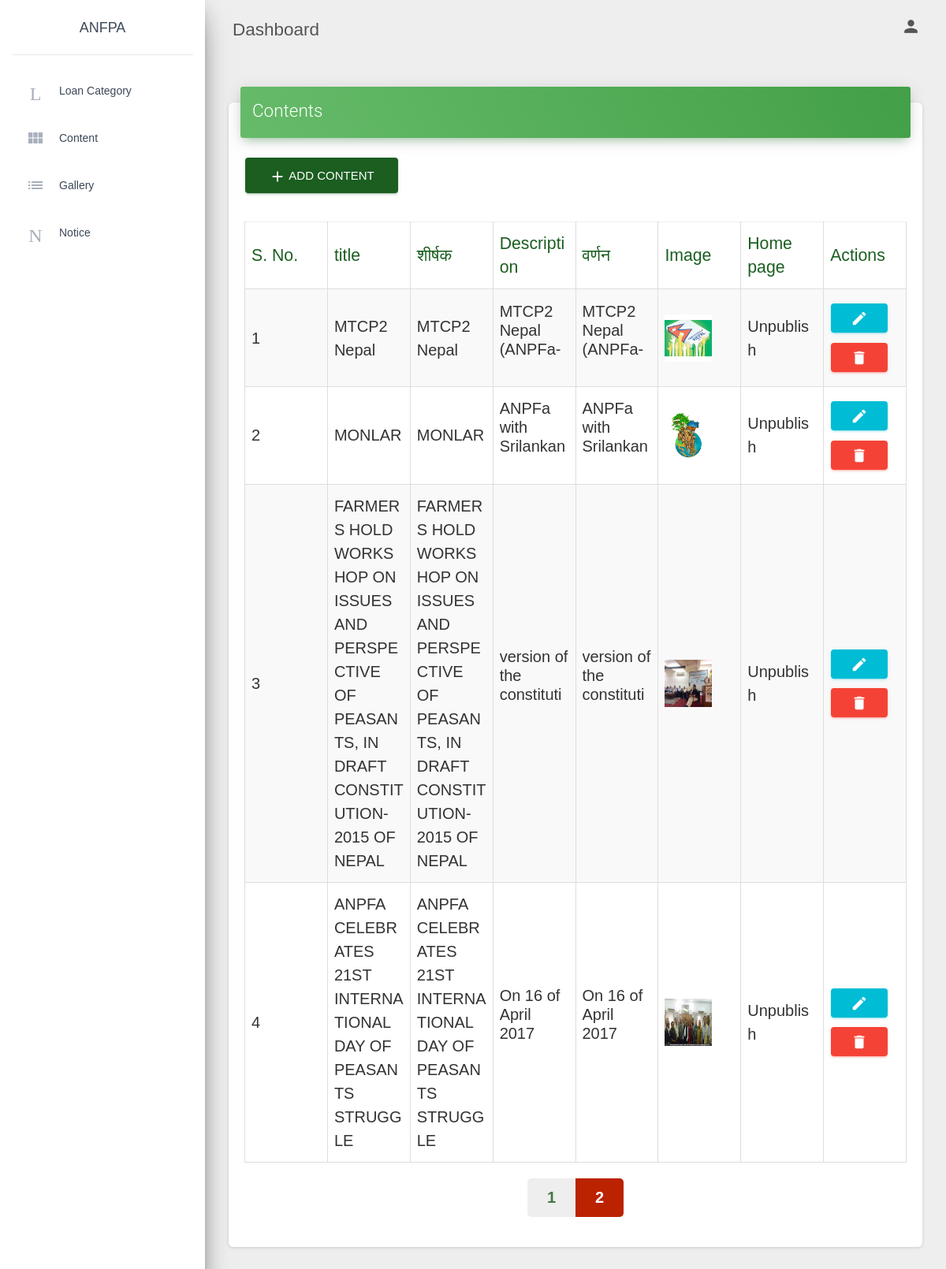
Page /admin/news.php?page=2 (signed in) on the committed database.
### tables this page shows
CREATE TABLE `content` (
  `id` int(11) NOT NULL,
  `title_eng` varchar(255) NOT NULL,
  `title_nep` varchar(255) NOT NULL,
  `desc_eng` longtext NOT NULL,
  `desc_nep` longtext NOT NULL,
  `image` varchar(255) DEFAULT NULL,
  `category` int(11) NOT NULL,
  `sub_category` int(11) DEFAULT NULL,
  `user` int(11) NOT NULL,
  `home_publish` tinyint(1) NOT NULL DEFAULT 0,
  `timestamp` datetime NOT NULL DEFAULT current_timestamp()
);

### admin/news.php (the view, shortened to what this page needs)
<?php include "header.php";
include "./db.php";
?>
<body class="">
  <div class="wrapper">
<?php include "sidebar.php"; ?>
    <div class="main-panel">
<?php include "navbar.php"; ?>
    <div class="content">
      <div class="container-fluid">
        <div class="card">
          <div class="card-header card-header-success">
            <h4 class="card-title">Contents</h4>
          </div>
          <div class="card-body">
            <a href="newnews.php">
              <button class="btn btn-primary"><i class="material-icons">add</i> Add Content</button>
            </a>
            <br><br>
             <table class="table table-striped table-bordered" style="padding: 20px 20px">
              <thead class="text-primary">
                <th>S. No.</th>
                <th>title</th>
                <th>शीर्षक</th>
                <th>Description</th>
                <th>वर्णन</th>
                <th>Image</th>
                <th>Home page</th>
                <th>Actions</th>
              </thead>
              <tbody>
              <?php
                $no_of_records_per_page = 9;
                $total_pages_sql = "SELECT * FROM content";
                $result = mysqli_query($con,$total_pages_sql);
                $total_rows = mysqli_num_rows($result);
                $total_pages = ceil($total_rows / $no_of_records_per_page);
                if(!isset($_GET['page'])){
                $page="1";
                $offset    = 0;
                }else{
                $page=$_GET['page'];
                $offset    = ($page - 1) * $no_of_records_per_page;
                }
                  $no = '1';
                  $get_content = "SELECT * FROM content order by id DESC LIMIT $offset, $no_of_records_per_page";
                          $run_content = mysqli_query($con, $get_content);
                          while ($row_content=mysqli_fetch_array($run_content)) {
                              $id= $row_content['id'];
                              $title= $row_content['title_eng'];
                              $content_title= $row_content['title_nep'];
                              $article= $row_content['desc_eng'];
                              $content_article= $row_content['desc_nep'];
                              $publish= $row_content['home_publish'];
                              $image= $row_content['image'];
                              ?>
                <tr>
                  <td><?php echo $no++; ?></td>
                  <td><?php echo $title; ?></td>
                  <td><?php echo $content_title; ?></td>
                  <td><?php echo $article; ?></td>
                  <td><?php echo $content_article; ?></td>
                  <td>
                    <img src="img/<?php echo $image;?>" width="60" height="60"/>
                  </td>
                  <?php if($publish =='1')
                  {?>
                  <td>Publish</td>
                  <?php
                } else { ?>
                    <td>Unpublish </td>
                  <?php } ?>
                  <td>
                  <a href="editnews.php?newsId=<?php echo $id;?>"><button class="btn btn-sm btn-info"><i class="material-icons">edit</i></button></a>
                   <a href="delete.php?newsId=<?php echo $id;?>" <button class="btn btn-sm btn-danger" name="delete_news"><i class="material-icons">delete</i></button>
                  </td>
                </tr>
          <?php   } ?>
              </tbody>
            </table>
             <nav>
               <ul class='pagination justify-content-center' >
                <?php
                 $c="active";
                  for($i=1;$i<=$total_pages;$i++){
                    if($page==$i)
                  {
                      $c="active";
                  }
                  else
                  {
                      $c="";
                  }
                echo "<li class='page-item num $c' data-id=$i><a class='page-link' href='news.php?page=$i'>$i</a></li>";
               }
               ?>
               </ul>
            </nav>
          </div>
        </div>
      </div>
    </div>
<?php include 'footer.php'; ?>

### css/style.css (style rules this page uses)
.btn { transition: .3s; }
h1, h2, h3, h4, h5, h6 { font-family: 'Montserrat', sans-serif; font-weight: bold; color: #222222; line-height: 1.5; }
body { font-family: 'PT Sans', sans-serif; color: #aaaaaa; }
a { color: #0052a5; transition: color .3s; }
ul { list-style: none; padding-left: 0; }

### admin/header.php (style rules this page uses)
* { margin:0; padding: 0; font-family: 'Josefin Sans', sans-serif; font-size: 20px; }

### admin/news.php (style rules this page uses)
p { line-height:1.2em; height:3.6em; overflow:hidden; }
table { table-layout: fixed; width: 100%; }

### rows in the picture
content: title_eng "MTCP2 Nepal", title_nep "MTCP2 Nepal", desc_eng "MTCP2 Nepal (ANPFa-…", desc_nep "MTCP2 Nepal (ANPFa-…", image (picture), home_publish "Unpublish"
content: title_eng "MONLAR", title_nep "MONLAR", desc_eng "ANPFa with Srilankan…", desc_nep "ANPFa with Srilankan…", image (picture), home_publish "Unpublish"
content: title_eng "FARMERS HOLD WORKSHOP ON ISSUES AND PERSPECTIVE OF PEASANTS, IN DRAFT CONSTITUTION-2015 OF NEPAL", title_nep "FARMERS HOLD WORKSHOP ON ISSUES AND PERSPECTIVE OF PEASANTS, IN DRAFT CONSTITUTION-2015 OF NEPAL", desc_eng "version of the…", desc_nep "version of the…", image (picture), home_publish "Unpublish"
content: title_eng "ANPFA CELEBRATES 21ST INTERNATIONAL DAY OF PEASANTS STRUGGLE", title_nep "ANPFA CELEBRATES 21ST INTERNATIONAL DAY OF PEASANTS STRUGGLE", desc_eng "On 16 of April 2017…", desc_nep "On 16 of April 2017…", image (picture), home_publish "Unpublish"
